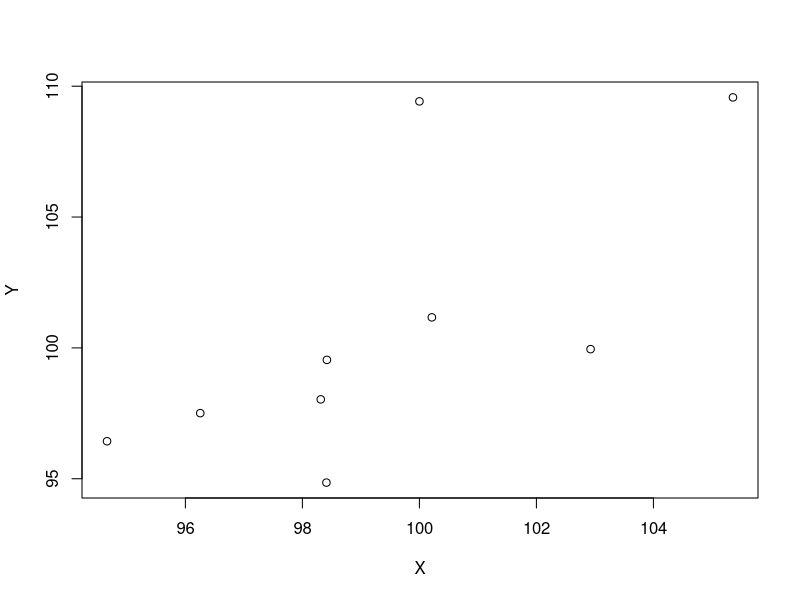

This chart was generated by the following R code:


collect =c()

for (i in 1:100000)
{
set.seed(i)
X=rnorm(15,mean=100,sd=4)
Y=rnorm(15,mean=100.5,sd=3.2)
Z1 = cor(X,Y)
W = which.max(cooks.distance(lm(Y~X)))
Z2 = cor(X[-W],Y[-W])
diff = Z1-Z2
if (Z1 > 0.78) {
	collect=c(collect,i,Z1,Z2,diff)
 }
}

cs=4
rs=length(collect)/cs

collect = matrix(collect,nrow=rs,ncol=cs,byrow=T)



############################################


X=rnorm(9,mean=100,sd=4)
Y=rnorm(9,mean=100.5,sd=3.2)

while( cor(X,Y) < 0.5) { 
	
X=rnorm(9,mean=100,sd=4)
Y=rnorm(9,mean=100.5,sd=3.2)
}


cor(X,Y)
plot(X,Y)
X1 = c(X,118)
Y2 = c(Y,117)
cor(X1,Y2)
X1 = c(X,128)
Y1 = c(Y,127)
cor(X1,Y1)
